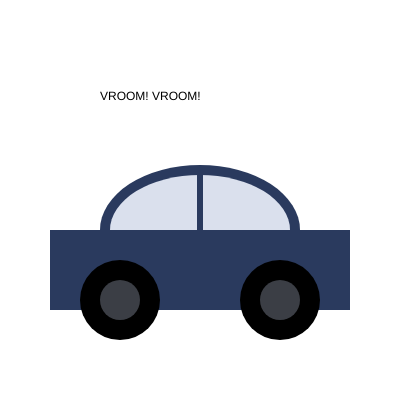
Frame 1 (no input)
Frame 60 (no input): identical to frame 1, image omitted
Frame 120 (the mouse pressed at the canvas centre since frame 60): identical to frame 1, image omitted

The p5.js sketch that drew this single still picture (run headless with seeded random() and noise() and a simulated clock; from frame 60 on, the mouse is pressed at the canvas centre):

// p5.js sketch
// ── sketch.js
function setup() {
  createCanvas(400, 400);
}

function draw() {
  background(255,255,255);
  noStroke();
  fill(42, 58, 94);
  ellipse(200,230,200,130);
  fill(218, 224, 237)
  ellipse(200,230,180,110);
  
  fill(42,58,94)
  rect(50,230,300,80);
  rect(197,170,6,100)
  
  fill(0);
  circle(120,300,80);
  circle(280,300,80);
  text("VROOM! VROOM!",100,100)
  
  fill(59, 62, 69)
  circle(120,300,40);
  circle(280,300,40);
}
